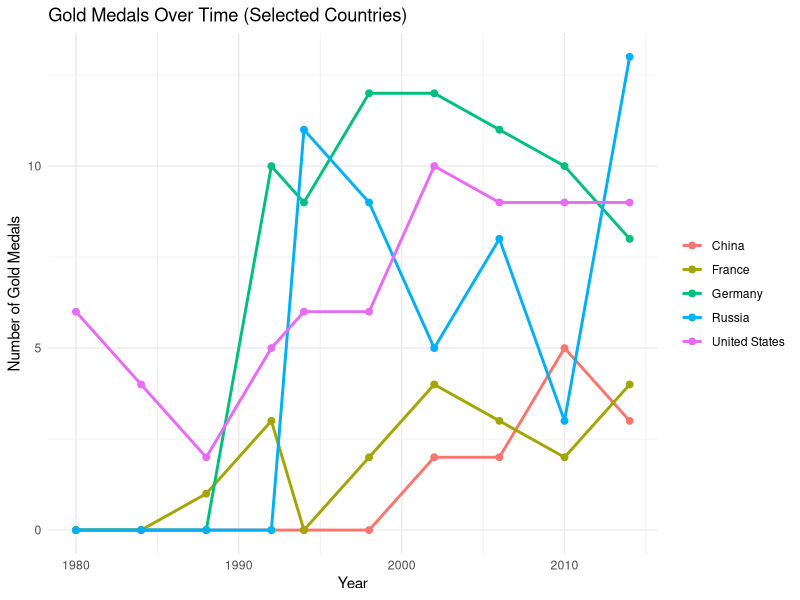

R code for this plot:
# Main
library(readr)
library(dplyr)
library(ggplot2)
# Read csv
olympics <- read_csv("Olympics.csv")

# Find country had the largest delegation of athletes in 1992
largest_delegation <- olympics %>%
  filter(athletes == max(athletes, na.rm = TRUE)) %>%
  select(country, athletes)

largest_delegation
#create tibble
country_athletes <- olympics %>%
  select(country, athletes)

head(country_athletes)

#Choose country
five_countries <- c("United States", "France", "Germany", "Russia", "China")

# calculate gold medals
gold_data <- olympics %>%
  filter(country %in% five_countries) %>%
  group_by(year, country) %>%
  summarise(total_gold = sum(gold, na.rm = TRUE)) %>%
  ungroup()

# plot the 
ggplot(gold_data, aes(x = year, y = total_gold, color = country)) +
  geom_line(size = 1) +
  geom_point(size = 2) +
  labs(title = "Gold Medals Over Time (Selected Countries)",
       x = "Year",
       y = "Number of Gold Medals") +
  theme_minimal() +
  theme(legend.title = element_blank())